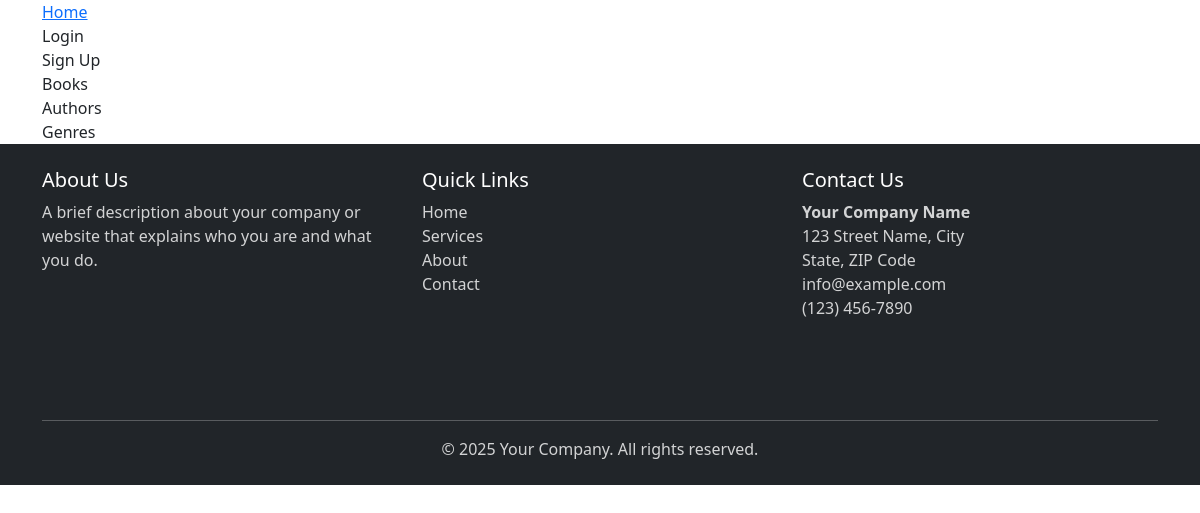
The app's page /bookstore_app/genre_list/, older data.
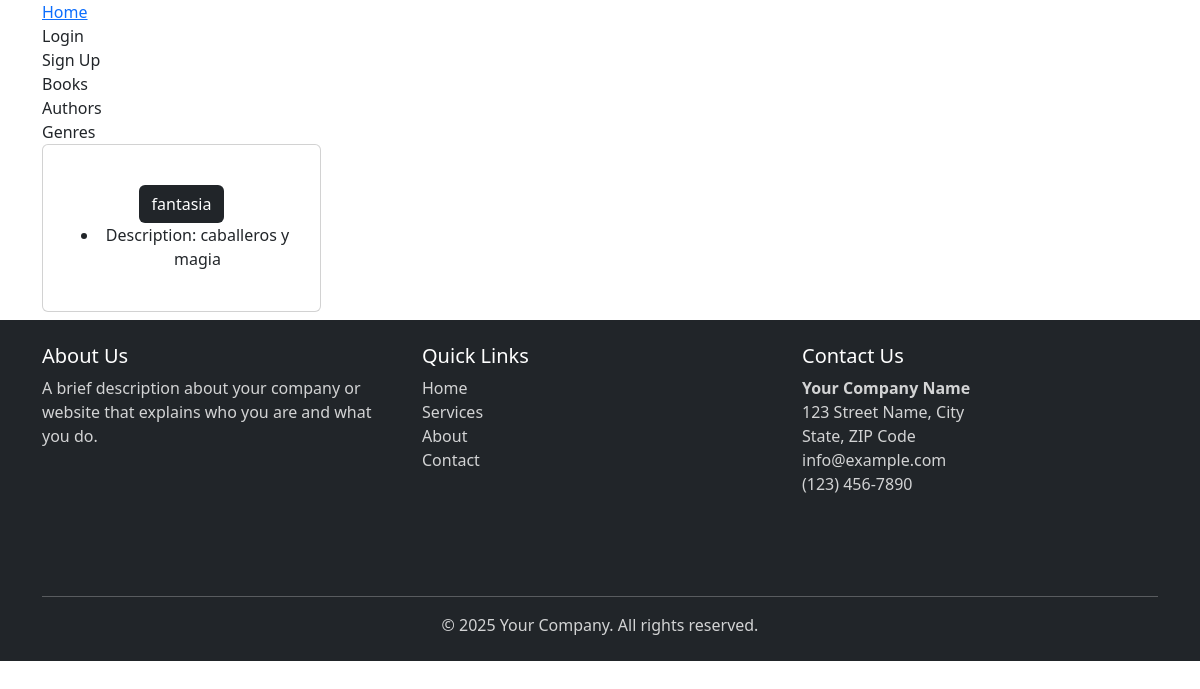
The same page, newer data.
### bookstore_app/models.py (models this page shows, shortened)
class Genre(models.Model):
    name = models.CharField(max_length=50)
    description = models.TextField()

### bookstore_app/views.py (the view)
# urls.py: path('genre_list/', views.GenreListView, name='bookstore_app.genre_list'),
def GenreListView(request):
    genres = Genre.objects.all()
    template_data = {}
    template_data['title'] = 'Genre'
    template_data['genres'] = genres
    return render(request, 'bookstore_app/genre_list.html', {'template_data': template_data})

### templates/bookstore_app/genre_list.html (shortened to what this page needs)
{% extends 'base.html' %}
{% block content %}
{% for genre in template_data.genres %}
      <div class="col-md-4 col-lg-3 mb-2">
        <div class="p-2 card align-items-center pt-4">
          <div class="card-body text-center">
            <a href="{% url 'bookstore_app.genre_detail' id=genre.id %}" class="btn bg-dark text-white">
              {{ genre.name }}
            </a>
            <ul>
                <li>Description: {{genre.description}}</li>
            </ul>
          </div>
        </div>
      </div>
{% endfor %}
{% endblock %}

Row changes from the older to the newer data that the page shows:
added Genre: name "fantasia", description "caballeros y magia"
